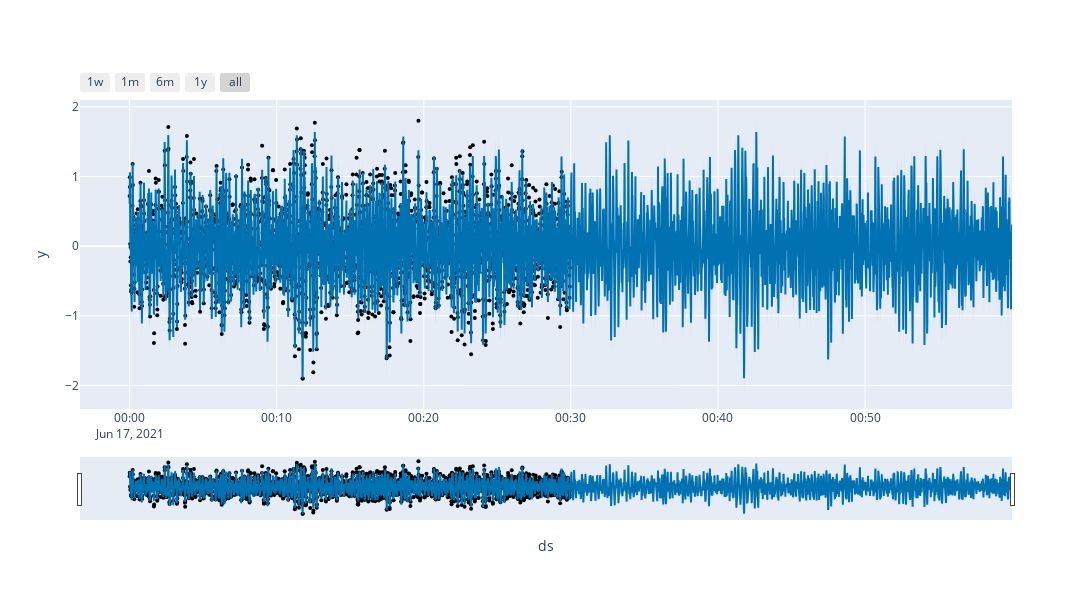

Notebook source saved alongside this figure:
### Code cell
fig = plot_plotly(m, forecast)
fig.update_layout(width=1350, height=600) 
fig.show()

### Figure 1 — Plotly figure (JSON) as saved in the notebook; plotly's stock layout.template omitted (floating-point values rounded to 4 significant figures; data arrays with more than 128 entries replaced by an {"elided": "..."} marker saying what was removed)
{"data": [{"marker": {"color": "black", "size": 4}, "mode": "markers", "name": "Actual", "type": "scatter", "x": {"elided": "2305 str values"}, "y": {"elided": "2305 float values"}}, {"hoverinfo": "skip", "line": {"width": 0}, "mode": "lines", "type": "scatter", "x": {"elided": "4608 str values"}, "y": {"elided": "4608 float values"}}, {"fill": "tonexty", "fillcolor": "rgba(0, 114, 178, 0.2)", "line": {"color": "#0072B2", "width": 2}, "mode": "lines", "name": "Predicted", "type": "scatter", "x": {"elided": "4608 str values"}, "y": {"elided": "4608 float values"}}, {"fill": "tonexty", "fillcolor": "rgba(0, 114, 178, 0.2)", "hoverinfo": "skip", "line": {"width": 0}, "mode": "lines", "type": "scatter", "x": {"elided": "4608 str values"}, "y": {"elided": "4608 float values"}}], "layout": {"height": 600, "showlegend": false, "width": 1350, "xaxis": {"rangeselector": {"buttons": [{"count": 7, "label": "1w", "step": "day", "stepmode": "backward"}, {"count": 1, "label": "1m", "step": "month", "stepmode": "backward"}, {"count": 6, "label": "6m", "step": "month", "stepmode": "backward"}, {"count": 1, "label": "1y", "step": "year", "stepmode": "backward"}, {"step": "all"}]}, "rangeslider": {"visible": true}, "title": {"text": "ds"}, "type": "date"}, "yaxis": {"title": {"text": "y"}}}}
